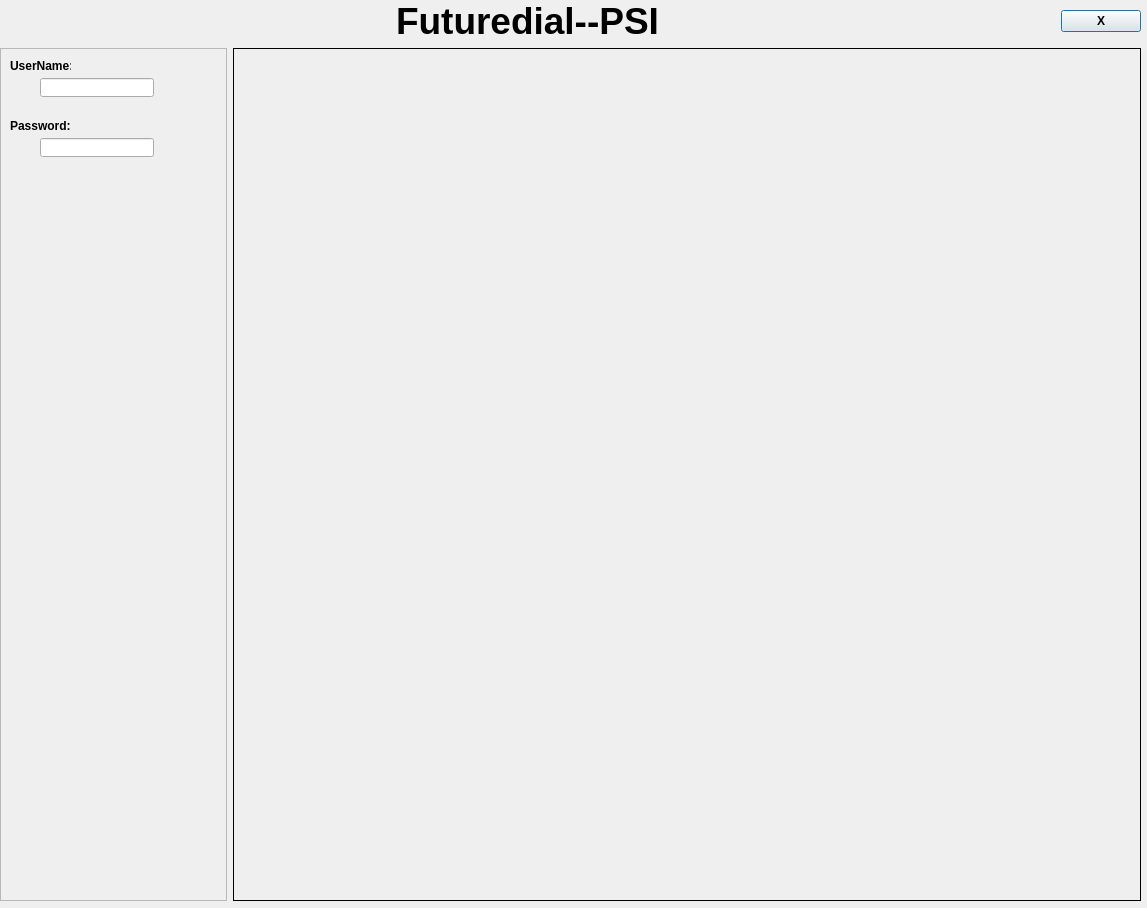
<?xml version="1.0" encoding="UTF-8"?>
<ui version="4.0">
 <class>dlgMain</class>
 <widget class="QDialog" name="dlgMain">
  <property name="geometry">
   <rect>
    <x>0</x>
    <y>0</y>
    <width>1147</width>
    <height>908</height>
   </rect>
  </property>
  <property name="font">
   <font>
    <family>Segoe UI</family>
    <pointsize>9</pointsize>
    <weight>75</weight>
    <bold>true</bold>
   </font>
  </property>
  <property name="windowTitle">
   <string>PSI</string>
  </property>
  <widget class="QWidget" name="layoutWidget">
   <property name="geometry">
    <rect>
     <x>0</x>
     <y>0</y>
     <width>1141</width>
     <height>901</height>
    </rect>
   </property>
   <layout class="QVBoxLayout" name="verticalLayout" stretch="1,20">
    <property name="sizeConstraint">
     <enum>QLayout::SetMaximumSize</enum>
    </property>
    <item>
     <layout class="QHBoxLayout" name="horizontalLayout">
      <item>
       <spacer name="horizontalSpacer">
        <property name="orientation">
         <enum>Qt::Horizontal</enum>
        </property>
        <property name="sizeHint" stdset="0">
         <size>
          <width>40</width>
          <height>20</height>
         </size>
        </property>
       </spacer>
      </item>
      <item>
       <widget class="QLabel" name="lblTitle">
        <property name="font">
         <font>
          <family>MS Shell Dlg 2</family>
          <pointsize>28</pointsize>
         </font>
        </property>
        <property name="text">
         <string>Futuredial--PSI</string>
        </property>
       </widget>
      </item>
      <item>
       <spacer name="horizontalSpacer_2">
        <property name="orientation">
         <enum>Qt::Horizontal</enum>
        </property>
        <property name="sizeHint" stdset="0">
         <size>
          <width>40</width>
          <height>20</height>
         </size>
        </property>
       </spacer>
      </item>
      <item>
       <widget class="QPushButton" name="pbClose">
        <property name="text">
         <string>X</string>
        </property>
       </widget>
      </item>
     </layout>
    </item>
    <item>
     <layout class="QHBoxLayout" name="hLayout" stretch="1,4">
      <item>
       <layout class="QVBoxLayout" name="vLayoutLeft">
        <item>
         <widget class="QFrame" name="frame">
          <property name="frameShape">
           <enum>QFrame::StyledPanel</enum>
          </property>
          <property name="frameShadow">
           <enum>QFrame::Raised</enum>
          </property>
          <widget class="QLabel" name="label">
           <property name="geometry">
            <rect>
             <x>10</x>
             <y>10</y>
             <width>61</width>
             <height>16</height>
            </rect>
           </property>
           <property name="text">
            <string>UserName:</string>
           </property>
          </widget>
          <widget class="QLineEdit" name="lineEdit">
           <property name="geometry">
            <rect>
             <x>40</x>
             <y>30</y>
             <width>114</width>
             <height>19</height>
            </rect>
           </property>
          </widget>
          <widget class="QLabel" name="label_2">
           <property name="geometry">
            <rect>
             <x>10</x>
             <y>70</y>
             <width>61</width>
             <height>16</height>
            </rect>
           </property>
           <property name="text">
            <string>Password:</string>
           </property>
          </widget>
          <widget class="QLineEdit" name="lineEdit_2">
           <property name="geometry">
            <rect>
             <x>40</x>
             <y>90</y>
             <width>114</width>
             <height>19</height>
            </rect>
           </property>
          </widget>
         </widget>
        </item>
       </layout>
      </item>
      <item>
       <layout class="QVBoxLayout" name="vLayoutRight">
        <item>
         <widget class="QLabel" name="lblImage">
          <property name="sizePolicy">
           <sizepolicy hsizetype="Preferred" vsizetype="Preferred">
            <horstretch>1</horstretch>
            <verstretch>1</verstretch>
           </sizepolicy>
          </property>
          <property name="frameShape">
           <enum>QFrame::Panel</enum>
          </property>
          <property name="text">
           <string/>
          </property>
         </widget>
        </item>
       </layout>
      </item>
     </layout>
    </item>
   </layout>
  </widget>
 </widget>
 <resources/>
 <connections/>
</ui>
